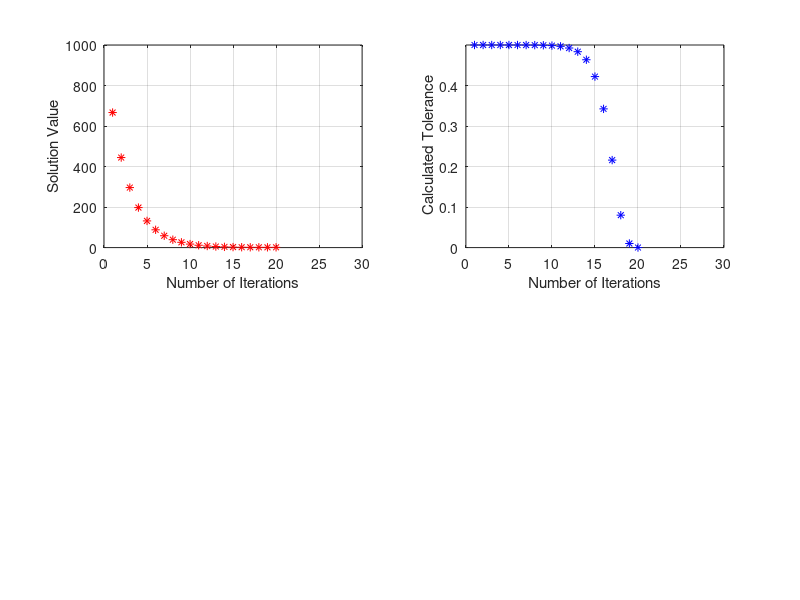

Write MATLAB code to recreate this figure.
clc
clear

f = @(x) x^3 - 2*x;
fprime = @(x) 3*x^2 - 2;
tolerancetarget = 10^-7;
epsilon = 10^-16;
found_soln = false;
maxIterations = 30;
x0(1) = 1000;

for i = 1:maxIterations
    y(i) = f(x0(i));
    yprime(i) = fprime(x0(i));

    if(abs(yprime(i))<epsilon)
        fprintf("Denominator is too smaLL");
        break;
    end

    x1(i) = x0(i) - y(i)/yprime(i);

    tolerance(i) = abs(x1(i)-x0(i))/abs(x1(i));

    if(tolerance(i)<tolerancetarget)
        found_soln = true;
        break;
    end

    x0(i+1) = x1(i);

    h1(i) = subplot(221);
    set(h1(i),'XLim',[0 maxIterations],'YLim',[0 x0(1)])
    plot(i,x1(i),'r-*')
    grid on
    xlabel('Number of Iterations')
    ylabel('Solution Value')
    hold on

    h2(i) = subplot(222);
    set(h2(i),'XLim',[0 maxIterations],'YLim',[0 tolerance(1)])
    plot(i,tolerance(i),'b-*')
    grid on
    xlabel('Number of Iterations')
    ylabel(' Calculated Tolerance')
    hold on
end
if (found_soln) % We found a solution within tolerance and maximum number of iterations
    fprintf('The root is: %f\n', x1);
else %If we weren't able to find a solution to within the desired tolerance
    fprintf('Warning: Not able to find solution to within the desired tolerance of %f\n', tolerancetarget);
    fprintf('The last computed approximate root was %f\n', x1)
end

set(1, 'units', 'centimeters', 'pos', [0 0 120.5 100])
